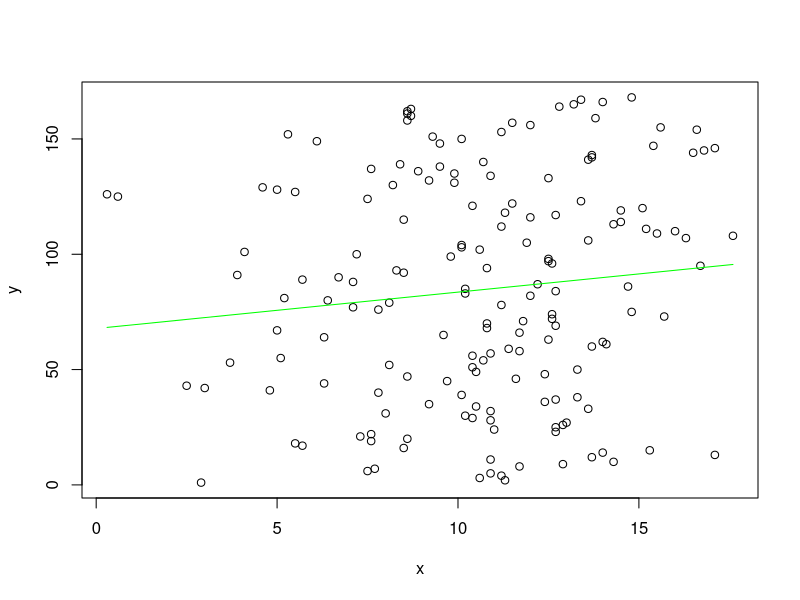
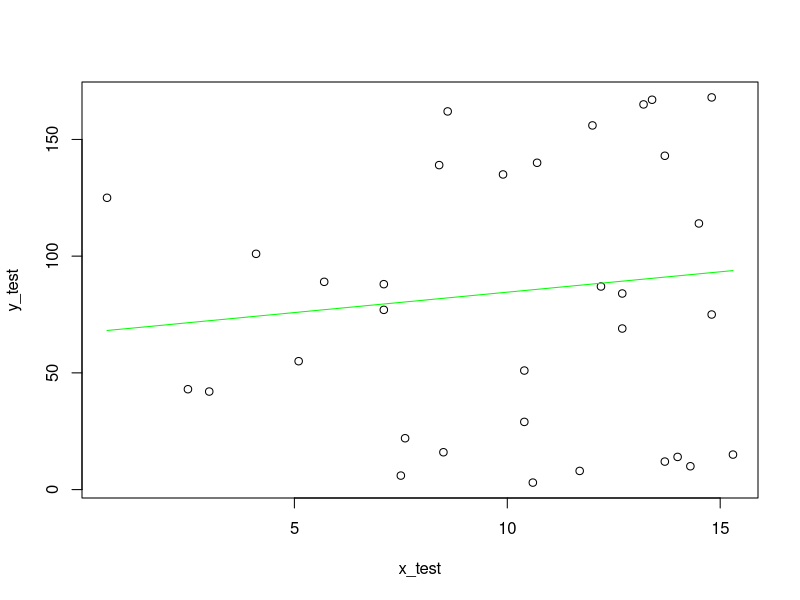

Source code (R) for these figures, in order:
## ---- chunk 1
library("MASS")
data = read.table("data.txt")
data = as.matrix(data)
## ---- chunk 2
x = as.matrix(data[,1])
y = as.matrix(data[,2])
phi = matrix(c(x^0,x^1), nrow=dim(data)[1], ncol=dim(data)[2])
w = ginv(phi)%*%y
plot(x,y)
lines(x,phi%*%w,col="green")
## ---- chunk 3
library("MASS")
data = read.table("data.txt")
data = as.matrix(data) # Read data.txt as matrix

nrows = as.matrix(dim(data)[1]) 

tmp = as.matrix(rnorm(nrows)) # Get 168(nrows) random numbers & assign it to tmp
Y = sort(tmp) 
I = order(tmp)

dimensions = dim(data)
test_set_indices = I[1:floor(dimensions*0.2)] # Put dimensions[1] to remove the warning
training_set_indices = setdiff(I,test_set_indices)

numberOfTestPoints = floor(nrows*0.2)
numberOfTrainingPoints = nrows - numberOfTestPoints

#test_set_indices= 1:numberOfTestPoints  # First 20% indices are for testing
#training_set_indices = (ceiling(numberOfTestPoints)+1):nrows # Remaining 80% indices are for training

test_set = data[test_set_indices,] # Take the training & test data
training_set=data[training_set_indices,]

x_test = test_set[,1]
y_test = test_set[,2]

x_train = training_set[,1]
y_train = training_set[,2]

phi_train = matrix(c(x_train^0,x_train^1), nrow = numberOfTrainingPoints , ncol = 2) # Do the regression
w = ginv(phi_train)%*%y_train

# Now we have learned the weights from the training data.
# We need to determine how well these learned weights work for
# the unseen test set points.

phi_test = matrix(c(x_test^0,x_test^1), nrow = numberOfTestPoints , ncol = 2) 
y_test_predicted = phi_test%*%w # Find the estimates of y_test

plot(x_test,y_test)
par(new=TRUE) # hold on;
lines(x_test,y_test_predicted,col="green")
par(new=FALSE) # hold off;

sum((y_test-y_test_predicted)^2)/length(y_test)

sum((y_train - phi_train%*%w)^2)/length(y_train)
